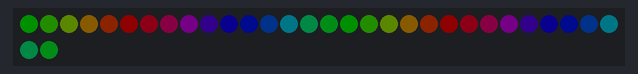
A sketch run on a simulated Arduino Uno, built with avr-gcc and run on an emulated ATmega328P. Parts: 32 RGB LEDs in strip order, left to right, continuing on the next row. Dim RGB values are drawn brighter than linear.

Above: at 0.15 s.
At 4.11 s:
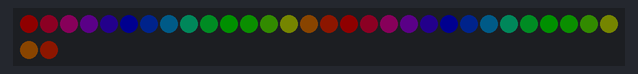
At 12.64 s:
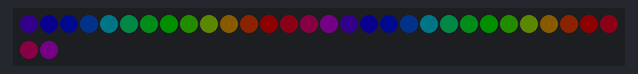
At 18.42 s:
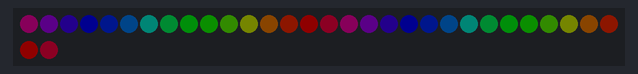
At 28.77 s:
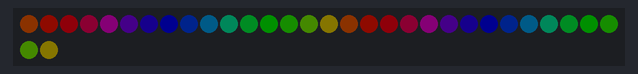
At 38.82 s:
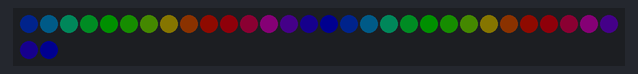

The sketch:

goggles_rainbow.ino
```cpp
#include <Adafruit_NeoPixel.h>

#define PIN 12

// Parameter 1 = number of pixels in strip
// Parameter 2 = pin number (most are valid)
// Parameter 3 = pixel type flags, add together as needed:
//   NEO_RGB     Pixels are wired for RGB bitstream
//   NEO_GRB     Pixels are wired for GRB bitstream
//   NEO_KHZ400  400 KHz bitstream (e.g. FLORA pixels)
//   NEO_KHZ800  800 KHz bitstream (e.g. High Density LED strip)
Adafruit_NeoPixel strip = Adafruit_NeoPixel(32, PIN, NEO_GRB + NEO_KHZ800);

void setup() {
  strip.begin();
  strip.show(); // Initialize all pixels to 'off'
}

void loop() {
  // Some example procedures showing how to display to the pixels:
//  rainbow(2);
  rainbowCycle(2);
}

void rainbow(uint8_t wait) {
  uint16_t i, j;

  for(j=0; j<256; j++) {
    for(i=0; i<strip.numPixels()/2; i++) {
      strip.setPixelColor(i, Wheel((i+j) & 255));
      strip.setPixelColor(strip.numPixels()/2+i, Wheel((i+j) & 255));
    }
    strip.show();
    delay(wait);
  }
}

// Slightly different, this makes the rainbow equally distributed throughout
void rainbowCycle(uint8_t wait) {
  uint16_t i, j;

  for(j=0; j<256*5; j++) { // 5 cycles of all colors on wheel
    for(i=0; i< strip.numPixels()/2; i++) {
      strip.setPixelColor(i, Wheel(((i * 512 / strip.numPixels()) + j) & 255));
      strip.setPixelColor(strip.numPixels()/2+i, Wheel(((i * 512 / strip.numPixels()) + j) & 255));
    }
    strip.show();
    delay(wait);
  }
}

// Input a value 0 to 255 to get a color value.
// The colours are a transition r - g - b - back to r.
uint32_t Wheel(byte WheelPos) {
  if(WheelPos < 85) {
   return strip.Color((WheelPos * 3)>>4, (255 - WheelPos * 3)>>4, 0);
  } else if(WheelPos < 170) {
   WheelPos -= 85;
   return strip.Color((255 - WheelPos * 3)>>4, 0, (WheelPos * 3)>>4);
  } else {
   WheelPos -= 170;
   return strip.Color(0, (WheelPos * 3)>>4, (255 - WheelPos * 3)>>4);
  }
}
```
